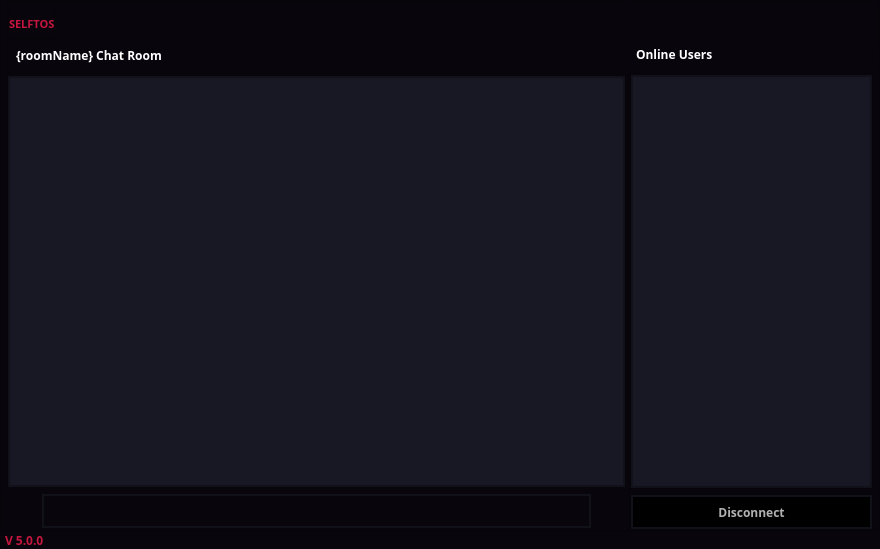
<?xml version="1.0" encoding="UTF-8"?>
<ui version="4.0">
 <class>ChatWindow</class>
 <widget class="QMainWindow" name="ChatWindow">
  <property name="geometry">
   <rect>
    <x>0</x>
    <y>0</y>
    <width>880</width>
    <height>549</height>
   </rect>
  </property>
  <property name="windowTitle">
   <string>MainWindow</string>
  </property>
  <property name="styleSheet">
   <string notr="true">*{
	color: rgb(255,255,255);
	background-color: rgb(9,5,13);
}</string>
  </property>
  <widget class="QWidget" name="centralwidget">
   <layout class="QVBoxLayout" name="verticalLayout_11">
    <property name="spacing">
     <number>0</number>
    </property>
    <property name="leftMargin">
     <number>0</number>
    </property>
    <property name="topMargin">
     <number>0</number>
    </property>
    <property name="rightMargin">
     <number>0</number>
    </property>
    <property name="bottomMargin">
     <number>0</number>
    </property>
    <item>
     <widget class="QFrame" name="frame_17">
      <property name="frameShape">
       <enum>QFrame::StyledPanel</enum>
      </property>
      <property name="frameShadow">
       <enum>QFrame::Raised</enum>
      </property>
      <layout class="QHBoxLayout" name="horizontalLayout">
       <property name="spacing">
        <number>0</number>
       </property>
       <property name="leftMargin">
        <number>0</number>
       </property>
       <property name="topMargin">
        <number>0</number>
       </property>
       <property name="rightMargin">
        <number>0</number>
       </property>
       <property name="bottomMargin">
        <number>0</number>
       </property>
       <item>
        <widget class="QFrame" name="chat_frame">
         <property name="minimumSize">
          <size>
           <width>500</width>
           <height>250</height>
          </size>
         </property>
         <property name="styleSheet">
          <string notr="true">background-color: rgb(9,5,13);</string>
         </property>
         <property name="frameShape">
          <enum>QFrame::StyledPanel</enum>
         </property>
         <property name="frameShadow">
          <enum>QFrame::Raised</enum>
         </property>
         <layout class="QVBoxLayout" name="verticalLayout_8">
          <property name="spacing">
           <number>0</number>
          </property>
          <property name="leftMargin">
           <number>5</number>
          </property>
          <property name="topMargin">
           <number>0</number>
          </property>
          <property name="rightMargin">
           <number>2</number>
          </property>
          <property name="bottomMargin">
           <number>2</number>
          </property>
          <item>
           <widget class="QFrame" name="Header_4">
            <property name="minimumSize">
             <size>
              <width>0</width>
              <height>38</height>
             </size>
            </property>
            <property name="styleSheet">
             <string notr="true">background-color: rgb(9,5,13);</string>
            </property>
            <property name="frameShape">
             <enum>QFrame::StyledPanel</enum>
            </property>
            <property name="frameShadow">
             <enum>QFrame::Raised</enum>
            </property>
            <layout class="QHBoxLayout" name="horizontalLayout_22">
             <property name="spacing">
              <number>0</number>
             </property>
             <property name="leftMargin">
              <number>0</number>
             </property>
             <property name="topMargin">
              <number>0</number>
             </property>
             <property name="rightMargin">
              <number>350</number>
             </property>
             <property name="bottomMargin">
              <number>0</number>
             </property>
             <item alignment="Qt::AlignLeft">
              <widget class="QFrame" name="frame_20">
               <property name="frameShape">
                <enum>QFrame::StyledPanel</enum>
               </property>
               <property name="frameShadow">
                <enum>QFrame::Raised</enum>
               </property>
               <layout class="QHBoxLayout" name="horizontalLayout_23">
                <property name="spacing">
                 <number>10</number>
                </property>
                <property name="leftMargin">
                 <number>0</number>
                </property>
                <property name="topMargin">
                 <number>6</number>
                </property>
                <property name="rightMargin">
                 <number>0</number>
                </property>
                <property name="bottomMargin">
                 <number>0</number>
                </property>
                <item alignment="Qt::AlignLeft">
                 <widget class="QLabel" name="label_13">
                  <property name="font">
                   <font>
                    <family>Segoe UI Black</family>
                    <pointsize>8</pointsize>
                    <weight>75</weight>
                    <italic>false</italic>
                    <bold>true</bold>
                   </font>
                  </property>
                  <property name="styleSheet">
                   <string notr="true">color: #c4163e;</string>
                  </property>
                  <property name="text">
                   <string>SELFTOS</string>
                  </property>
                 </widget>
                </item>
               </layout>
              </widget>
             </item>
            </layout>
           </widget>
          </item>
          <item>
           <widget class="QFrame" name="frame_21">
            <property name="styleSheet">
             <string notr="true"/>
            </property>
            <property name="frameShape">
             <enum>QFrame::StyledPanel</enum>
            </property>
            <property name="frameShadow">
             <enum>QFrame::Raised</enum>
            </property>
            <layout class="QHBoxLayout" name="horizontalLayout_24">
             <property name="leftMargin">
              <number>8</number>
             </property>
             <property name="topMargin">
              <number>6</number>
             </property>
             <property name="rightMargin">
              <number>0</number>
             </property>
             <property name="bottomMargin">
              <number>7</number>
             </property>
             <item alignment="Qt::AlignLeft">
              <widget class="QLabel" name="label_14">
               <property name="font">
                <font>
                 <family>Segoe UI Black</family>
                 <weight>75</weight>
                 <bold>true</bold>
                </font>
               </property>
               <property name="text">
                <string>{roomName} Chat Room</string>
               </property>
              </widget>
             </item>
             <item alignment="Qt::AlignRight|Qt::AlignTop">
              <widget class="QLabel" name="label_15">
               <property name="text">
                <string/>
               </property>
               <property name="pixmap">
                <pixmap resource="icons.qrc">:/icons/icons/message-circle.svg</pixmap>
               </property>
              </widget>
             </item>
            </layout>
           </widget>
          </item>
          <item>
           <widget class="QFrame" name="userList_2">
            <property name="sizePolicy">
             <sizepolicy hsizetype="Preferred" vsizetype="Expanding">
              <horstretch>0</horstretch>
              <verstretch>0</verstretch>
             </sizepolicy>
            </property>
            <property name="frameShape">
             <enum>QFrame::StyledPanel</enum>
            </property>
            <property name="frameShadow">
             <enum>QFrame::Raised</enum>
            </property>
            <layout class="QVBoxLayout" name="verticalLayout_9">
             <property name="spacing">
              <number>0</number>
             </property>
             <property name="leftMargin">
              <number>0</number>
             </property>
             <property name="topMargin">
              <number>3</number>
             </property>
             <property name="rightMargin">
              <number>0</number>
             </property>
             <property name="bottomMargin">
              <number>4</number>
             </property>
             <item>
              <widget class="QListWidget" name="msgPage">
               <property name="minimumSize">
                <size>
                 <width>0</width>
                 <height>300</height>
                </size>
               </property>
               <property name="styleSheet">
                <string notr="true">background-color: rgb(24,24,36);
border: 2px solid rgb(17, 17, 26);
font-size:12px;</string>
               </property>
              </widget>
             </item>
            </layout>
           </widget>
          </item>
          <item>
           <widget class="QFrame" name="frame_22">
            <property name="styleSheet">
             <string notr="true">*{
	border:none;
}
QPushButton:hover{
	background:#202020;
}</string>
            </property>
            <property name="frameShape">
             <enum>QFrame::StyledPanel</enum>
            </property>
            <property name="frameShadow">
             <enum>QFrame::Raised</enum>
            </property>
            <layout class="QHBoxLayout" name="horizontalLayout_25">
             <property name="spacing">
              <number>5</number>
             </property>
             <property name="leftMargin">
              <number>0</number>
             </property>
             <property name="topMargin">
              <number>2</number>
             </property>
             <property name="rightMargin">
              <number>0</number>
             </property>
             <property name="bottomMargin">
              <number>0</number>
             </property>
             <item alignment="Qt::AlignHCenter|Qt::AlignVCenter">
              <widget class="QPushButton" name="sendBtn">
               <property name="styleSheet">
                <string notr="true">height:30px;
width:30px</string>
               </property>
               <property name="text">
                <string/>
               </property>
               <property name="icon">
                <iconset resource="icons.qrc">
                 <normaloff>:/icons/icons/send.svg</normaloff>:/icons/icons/send.svg</iconset>
               </property>
              </widget>
             </item>
             <item alignment="Qt::AlignVCenter">
              <widget class="QLineEdit" name="msgBox">
               <property name="styleSheet">
                <string notr="true">border: 2px solid rgb(17, 17, 26);
height:30px;</string>
               </property>
              </widget>
             </item>
             <item alignment="Qt::AlignHCenter|Qt::AlignVCenter">
              <widget class="QPushButton" name="mediaShare">
               <property name="styleSheet">
                <string notr="true">height:30px;
width:30px;</string>
               </property>
               <property name="text">
                <string/>
               </property>
               <property name="icon">
                <iconset resource="icons.qrc">
                 <normaloff>:/icons/icons/share.svg</normaloff>:/icons/icons/share.svg</iconset>
               </property>
              </widget>
             </item>
            </layout>
           </widget>
          </item>
         </layout>
        </widget>
       </item>
       <item>
        <widget class="QFrame" name="users_frame">
         <property name="minimumSize">
          <size>
           <width>150</width>
           <height>0</height>
          </size>
         </property>
         <property name="maximumSize">
          <size>
           <width>250</width>
           <height>16777215</height>
          </size>
         </property>
         <property name="styleSheet">
          <string notr="true">background-color: rgb(9,5,13);</string>
         </property>
         <property name="frameShape">
          <enum>QFrame::StyledPanel</enum>
         </property>
         <property name="frameShadow">
          <enum>QFrame::Raised</enum>
         </property>
         <layout class="QVBoxLayout" name="verticalLayout_10">
          <property name="spacing">
           <number>5</number>
          </property>
          <property name="leftMargin">
           <number>0</number>
          </property>
          <property name="topMargin">
           <number>0</number>
          </property>
          <property name="rightMargin">
           <number>5</number>
          </property>
          <property name="bottomMargin">
           <number>0</number>
          </property>
          <item>
           <widget class="QFrame" name="Header_5">
            <property name="minimumSize">
             <size>
              <width>0</width>
              <height>38</height>
             </size>
            </property>
            <property name="styleSheet">
             <string notr="true">background-color: rgb(9,5,13);
border:none;</string>
            </property>
            <property name="frameShape">
             <enum>QFrame::StyledPanel</enum>
            </property>
            <property name="frameShadow">
             <enum>QFrame::Raised</enum>
            </property>
            <layout class="QHBoxLayout" name="horizontalLayout_26">
             <property name="spacing">
              <number>0</number>
             </property>
             <property name="leftMargin">
              <number>0</number>
             </property>
             <property name="topMargin">
              <number>0</number>
             </property>
             <property name="rightMargin">
              <number>0</number>
             </property>
             <property name="bottomMargin">
              <number>0</number>
             </property>
             <item alignment="Qt::AlignRight|Qt::AlignTop">
              <widget class="QFrame" name="frame_23">
               <property name="styleSheet">
                <string notr="true">QPushButton{
	padding:5px;
}
QPushButton:hover{
	background:#202020;
}</string>
               </property>
               <property name="frameShape">
                <enum>QFrame::StyledPanel</enum>
               </property>
               <property name="frameShadow">
                <enum>QFrame::Raised</enum>
               </property>
               <layout class="QHBoxLayout" name="horizontalLayout_27">
                <property name="spacing">
                 <number>0</number>
                </property>
                <property name="leftMargin">
                 <number>0</number>
                </property>
                <property name="topMargin">
                 <number>6</number>
                </property>
                <property name="rightMargin">
                 <number>0</number>
                </property>
                <property name="bottomMargin">
                 <number>0</number>
                </property>
                <item>
                 <widget class="QPushButton" name="minimize_window_button_3">
                  <property name="text">
                   <string/>
                  </property>
                  <property name="icon">
                   <iconset resource="icons.qrc">
                    <normaloff>:/icons/icons/arrow-down-left.svg</normaloff>:/icons/icons/arrow-down-left.svg</iconset>
                  </property>
                 </widget>
                </item>
                <item>
                 <widget class="QPushButton" name="restore_window_button_3">
                  <property name="text">
                   <string/>
                  </property>
                  <property name="icon">
                   <iconset resource="icons.qrc">
                    <normaloff>:/icons/icons/maximize-2.svg</normaloff>:/icons/icons/maximize-2.svg</iconset>
                  </property>
                 </widget>
                </item>
                <item>
                 <widget class="QPushButton" name="close_window_button_3">
                  <property name="text">
                   <string/>
                  </property>
                  <property name="icon">
                   <iconset resource="icons.qrc">
                    <normaloff>:/icons/icons/x.svg</normaloff>:/icons/icons/x.svg</iconset>
                  </property>
                 </widget>
                </item>
               </layout>
              </widget>
             </item>
            </layout>
           </widget>
          </item>
          <item>
           <widget class="QFrame" name="frame_24">
            <property name="frameShape">
             <enum>QFrame::StyledPanel</enum>
            </property>
            <property name="frameShadow">
             <enum>QFrame::Raised</enum>
            </property>
            <layout class="QHBoxLayout" name="horizontalLayout_28">
             <property name="spacing">
              <number>0</number>
             </property>
             <property name="leftMargin">
              <number>5</number>
             </property>
             <property name="topMargin">
              <number>0</number>
             </property>
             <property name="rightMargin">
              <number>0</number>
             </property>
             <property name="bottomMargin">
              <number>4</number>
             </property>
             <item alignment="Qt::AlignLeft">
              <widget class="QLabel" name="label_16">
               <property name="font">
                <font>
                 <family>Segoe UI Black</family>
                 <weight>75</weight>
                 <bold>true</bold>
                </font>
               </property>
               <property name="text">
                <string>Online Users</string>
               </property>
              </widget>
             </item>
             <item alignment="Qt::AlignRight">
              <widget class="QLabel" name="label_17">
               <property name="font">
                <font>
                 <family>Hack NF</family>
                 <pointsize>6</pointsize>
                 <weight>50</weight>
                 <italic>false</italic>
                 <bold>false</bold>
                </font>
               </property>
               <property name="styleSheet">
                <string notr="true">font: 6pt &quot;Hack NF&quot;;</string>
               </property>
               <property name="text">
                <string/>
               </property>
               <property name="pixmap">
                <pixmap resource="icons.qrc">:/icons/icons/users.svg</pixmap>
               </property>
              </widget>
             </item>
            </layout>
           </widget>
          </item>
          <item>
           <widget class="QFrame" name="userList">
            <property name="sizePolicy">
             <sizepolicy hsizetype="Preferred" vsizetype="Expanding">
              <horstretch>0</horstretch>
              <verstretch>0</verstretch>
             </sizepolicy>
            </property>
            <property name="frameShape">
             <enum>QFrame::StyledPanel</enum>
            </property>
            <property name="frameShadow">
             <enum>QFrame::Raised</enum>
            </property>
            <layout class="QHBoxLayout" name="horizontalLayout_29">
             <property name="spacing">
              <number>0</number>
             </property>
             <property name="leftMargin">
              <number>0</number>
             </property>
             <property name="topMargin">
              <number>1</number>
             </property>
             <property name="rightMargin">
              <number>0</number>
             </property>
             <property name="bottomMargin">
              <number>0</number>
             </property>
             <item>
              <widget class="QListWidget" name="ActiveUserList">
               <property name="sizePolicy">
                <sizepolicy hsizetype="Expanding" vsizetype="Expanding">
                 <horstretch>0</horstretch>
                 <verstretch>0</verstretch>
                </sizepolicy>
               </property>
               <property name="minimumSize">
                <size>
                 <width>5</width>
                 <height>300</height>
                </size>
               </property>
               <property name="styleSheet">
                <string notr="true">background-color: rgb(24,24,36);
border: 2px solid rgb(17, 17, 26);
font-size:12px;</string>
               </property>
              </widget>
             </item>
            </layout>
           </widget>
          </item>
          <item>
           <widget class="QFrame" name="frame_25">
            <property name="frameShape">
             <enum>QFrame::StyledPanel</enum>
            </property>
            <property name="frameShadow">
             <enum>QFrame::Raised</enum>
            </property>
            <layout class="QGridLayout" name="gridLayout">
             <property name="leftMargin">
              <number>0</number>
             </property>
             <property name="topMargin">
              <number>0</number>
             </property>
             <property name="rightMargin">
              <number>0</number>
             </property>
             <property name="bottomMargin">
              <number>0</number>
             </property>
             <item row="0" column="0" alignment="Qt::AlignVCenter">
              <widget class="QPushButton" name="disconnectButton_3">
               <property name="sizePolicy">
                <sizepolicy hsizetype="Minimum" vsizetype="Fixed">
                 <horstretch>0</horstretch>
                 <verstretch>0</verstretch>
                </sizepolicy>
               </property>
               <property name="font">
                <font>
                 <family>Segoe UI Black</family>
                 <weight>75</weight>
                 <bold>true</bold>
                </font>
               </property>
               <property name="cursor">
                <cursorShape>OpenHandCursor</cursorShape>
               </property>
               <property name="styleSheet">
                <string notr="true">QPushButton{
	background: #000;
	color:#b1b1b1;
	height:30px;
	border: 2px solid rgb(17, 17, 26);
}
QPushButton:hover{
	color: white;
	border: 2px solid #c4163e;
}</string>
               </property>
               <property name="text">
                <string>Disconnect</string>
               </property>
               <property name="icon">
                <iconset resource="icons.qrc">
                 <normaloff>:/icons/icons/zap-off.svg</normaloff>:/icons/icons/zap-off.svg</iconset>
               </property>
              </widget>
             </item>
            </layout>
           </widget>
          </item>
         </layout>
        </widget>
       </item>
      </layout>
     </widget>
    </item>
    <item>
     <widget class="QFrame" name="Footer">
      <property name="styleSheet">
       <string notr="true">background-color: rgb(9,5,13);
border:none;</string>
      </property>
      <property name="frameShape">
       <enum>QFrame::StyledPanel</enum>
      </property>
      <property name="frameShadow">
       <enum>QFrame::Raised</enum>
      </property>
      <layout class="QHBoxLayout" name="horizontalLayout_20">
       <property name="spacing">
        <number>0</number>
       </property>
       <property name="leftMargin">
        <number>5</number>
       </property>
       <property name="topMargin">
        <number>0</number>
       </property>
       <property name="rightMargin">
        <number>3</number>
       </property>
       <property name="bottomMargin">
        <number>0</number>
       </property>
       <item>
        <widget class="QFrame" name="frame_18">
         <property name="frameShape">
          <enum>QFrame::StyledPanel</enum>
         </property>
         <property name="frameShadow">
          <enum>QFrame::Raised</enum>
         </property>
         <layout class="QVBoxLayout" name="verticalLayout_7">
          <property name="spacing">
           <number>0</number>
          </property>
          <property name="leftMargin">
           <number>0</number>
          </property>
          <property name="topMargin">
           <number>0</number>
          </property>
          <property name="rightMargin">
           <number>0</number>
          </property>
          <property name="bottomMargin">
           <number>0</number>
          </property>
          <item alignment="Qt::AlignLeft|Qt::AlignVCenter">
           <widget class="QLabel" name="label_11">
            <property name="font">
             <font>
              <family>Segoe UI Black</family>
              <weight>75</weight>
              <bold>true</bold>
             </font>
            </property>
            <property name="styleSheet">
             <string notr="true">color: #c4163e;</string>
            </property>
            <property name="text">
             <string>V 5.0.0</string>
            </property>
           </widget>
          </item>
         </layout>
        </widget>
       </item>
       <item>
        <widget class="QFrame" name="frame_19">
         <property name="frameShape">
          <enum>QFrame::StyledPanel</enum>
         </property>
         <property name="frameShadow">
          <enum>QFrame::Raised</enum>
         </property>
         <layout class="QHBoxLayout" name="horizontalLayout_21">
          <property name="spacing">
           <number>0</number>
          </property>
          <property name="leftMargin">
           <number>0</number>
          </property>
          <property name="topMargin">
           <number>0</number>
          </property>
          <property name="rightMargin">
           <number>0</number>
          </property>
          <property name="bottomMargin">
           <number>2</number>
          </property>
          <item alignment="Qt::AlignHCenter|Qt::AlignVCenter">
           <widget class="QPushButton" name="pushButton_10">
            <property name="text">
             <string/>
            </property>
            <property name="icon">
             <iconset resource="icons.qrc">
              <normaloff>:/icons/icons/codesandbox.svg</normaloff>:/icons/icons/codesandbox.svg</iconset>
            </property>
           </widget>
          </item>
         </layout>
        </widget>
       </item>
       <item alignment="Qt::AlignRight|Qt::AlignBottom">
        <widget class="QFrame" name="size_grip_3">
         <property name="minimumSize">
          <size>
           <width>10</width>
           <height>10</height>
          </size>
         </property>
         <property name="maximumSize">
          <size>
           <width>10</width>
           <height>10</height>
          </size>
         </property>
         <property name="frameShape">
          <enum>QFrame::StyledPanel</enum>
         </property>
         <property name="frameShadow">
          <enum>QFrame::Raised</enum>
         </property>
        </widget>
       </item>
      </layout>
     </widget>
    </item>
   </layout>
  </widget>
 </widget>
 <resources>
  <include location="icons.qrc"/>
 </resources>
 <connections/>
</ui>
